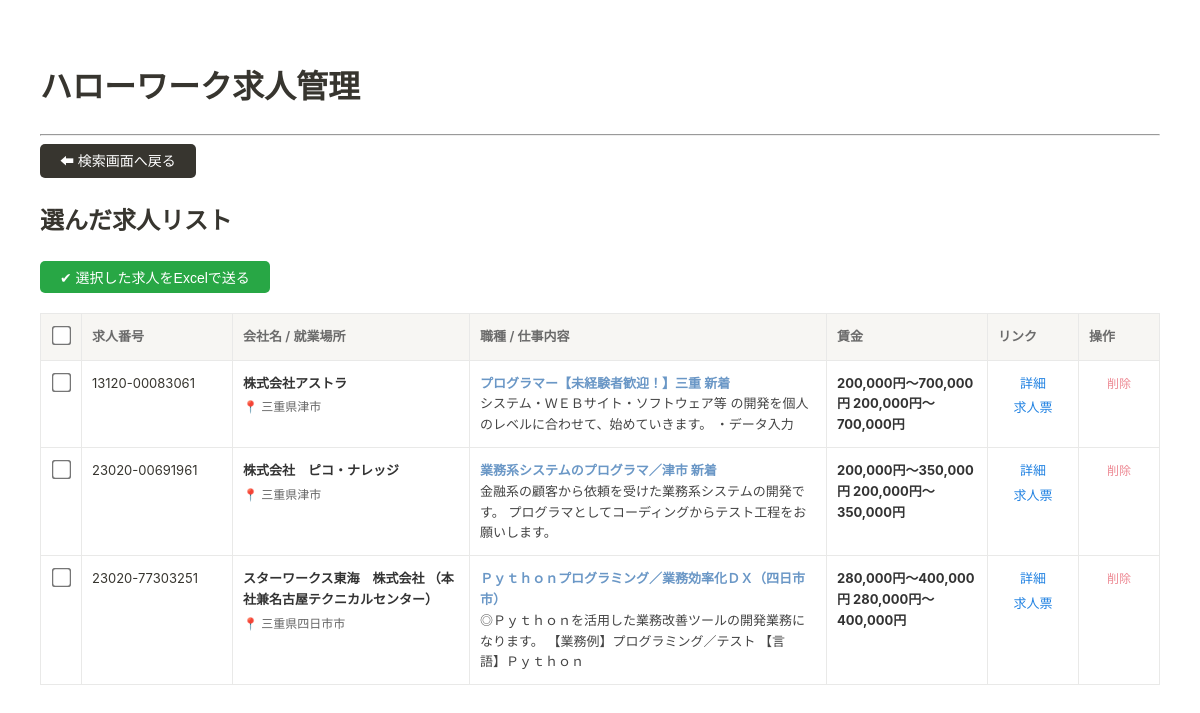
/list, run on an earlier commit of the app's database.
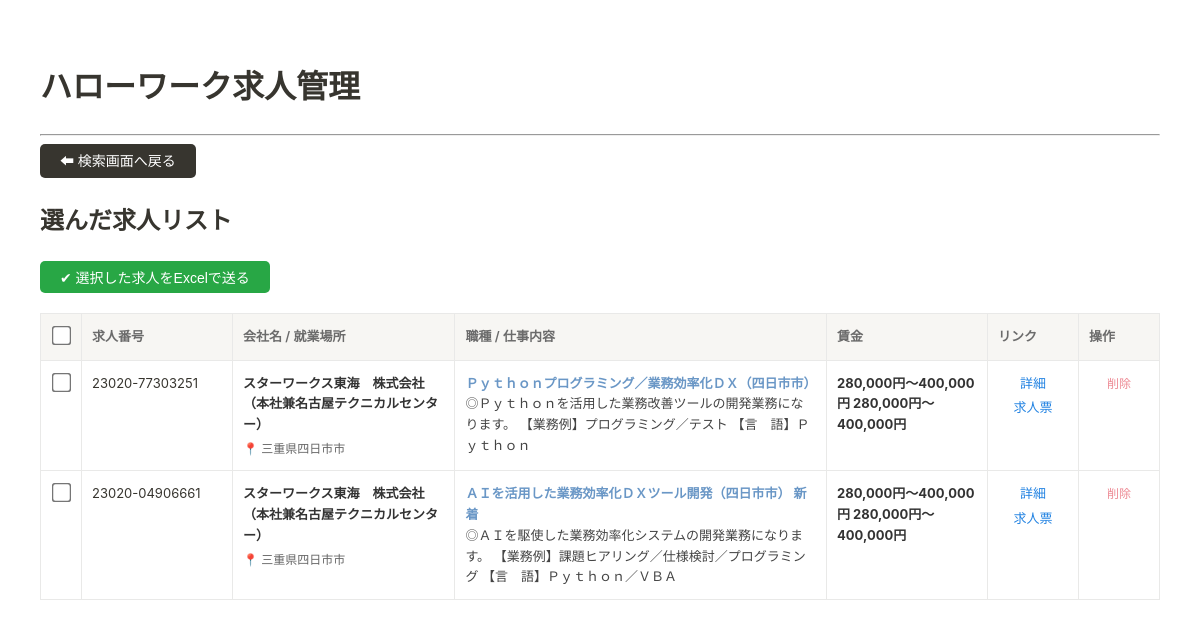
And on a later commit of the database.
### app.py (models this page shows)
class MyList(db.Model):
    __tablename__ = 'my_list'
    id = db.Column(db.Integer, primary_key=True)
    job_id = db.Column(db.Integer, unique=True)
    job_category = db.Column(db.Text); company_name = db.Column(db.Text)
    work_location = db.Column(db.Text); job_description = db.Column(db.Text)
    employment_type = db.Column(db.Text); salary = db.Column(db.Text)
    working_hours = db.Column(db.Text); holidays = db.Column(db.Text)
    age_limit = db.Column(db.Text); job_number = db.Column(db.Text)
    disclosure_scope = db.Column(db.Text); detail_url = db.Column(db.Text)
    pdf_url = db.Column(db.Text); reception_date = db.Column(db.Text); expiry_date = db.Column(db.Text)

### app.py (the view)
@app.route("/list")
def my_list_view():
    return render_template("list.html", saved_jobs=MyList.query.all())

### templates/list.html (shortened to what this page needs)
{% extends "base.html" %}
{% block content %}
<div class="action-bar">
    <a href="{{ url_for('index') }}" class="btn btn-search">⬅ 検索画面へ戻る</a>
</div>
<h2>選んだ求人リスト</h2>
<form action="{{ url_for('export_selected') }}" method="post" onsubmit="return validateForm()">
    <div class="action-bar"
        style="justify-content: space-between; display: flex; align-items: center; margin-bottom: 1rem;">
        <button type="submit" class="btn btn-search" style="background-color: #28a745;">✔ 選択した求人をExcelで送る</button>
    </div>
    <table class="job-table">
        <thead>
            <tr>
                <th class="col-check" style="text-align: center;">
                    <input type="checkbox" onclick="toggleAll(this)" style="transform: scale(1.5);">
                </th>
                <th class="col-date">求人番号</th>
                <th>会社名 / 就業場所</th>
                <th>職種 / 仕事内容</th>
                <th class="col-salary">賃金</th>
                <th class="col-link">リンク</th>
                <th class="col-add">操作</th>
            </tr>
        </thead>
        <tbody>
            {% for item in saved_jobs %}
            <tr>
                <td class="col-check" style="text-align: center;">
                    <input type="checkbox" name="selected_ids" value="{{ item.id }}" style="transform: scale(1.5);">
                </td>
                <td class="col-date">{{ item.job_number }}</td>
                <td>
                    <div class="company-name">{{ item.company_name }}</div>
                    <div class="location-text">📍 {{ item.work_location }}</div>
                </td>
                <td>
                    <div class="label-reception">{{ item.job_category }}</div>
                    <div class="description-truncate">{{ item.job_description }}</div>
                </td>
                <td class="col-salary">
                    <span class="company-name">{{ item.salary }}</span>
                </td>
                <td class="col-link">
                    <a href="{{ item.detail_url }}" target="_blank" class="link-item">詳細</a>
                    <a href="{{ item.pdf_url }}" target="_blank" class="link-item">求人票</a>
                </td>
                <td class="col-add">
                    <a href="{{ url_for('delete_item', item_id=item.id) }}" class="btn-delete-text"
                        onclick="return confirm('リストから削除しますか？')">削除</a>
                </td>
            </tr>
            {% endfor %}
        </tbody>
    </table>
</form>
{% endblock %}

### templates/base.html (shortened to what this page needs)
<!DOCTYPE html>
<html lang="ja">
<head>
    <link rel="stylesheet" href="{{ url_for('static', filename='css/style.css') }}">
</head>
<body>
    <header>
        <h1>ハローワーク求人管理</h1>
        <hr>
    </header>
    <main>
        {% block content %}{% endblock %}
    </main>
</body>
</html>

### static/css/style.css (style rules this page uses)
body { background-color: #ffffff; color: #37352f; font-family: -apple-system, BlinkMacSystemFont, "Segoe UI", Helvetica, Arial, sans-serif; padding: 40px; line-height: 1.6; margin: 0; }
.action-bar { display: flex; gap: 12px; margin-bottom: 24px; align-items: center; flex-wrap: wrap; }
.btn { padding: 8px 16px; text-decoration: none; border-radius: 5px; font-size: 14px; font-weight: 500; transition: opacity 0.2s; display: inline-block; border: none; cursor: pointer; }
.btn-search { background-color: #37352f; color: white; padding: 6px 20px; }
.job-table { width: 100%; border-collapse: collapse; margin-top: 20px; font-size: 13px; border: 1px solid #e9e9e8; }
.job-table th { background-color: #f7f6f3; color: #6b6b6b; font-weight: 600; text-align: left; padding: 12px 10px; border: 1px solid #e9e9e8; white-space: nowrap; }
.job-table td { padding: 12px 10px; border: 1px solid #e9e9e8; vertical-align: top; }
.col-date { width: 130px; }
.col-salary { width: 140px; }
.col-link { width: 70px; text-align: center; }
.col-add { width: 60px; text-align: center; }
.label-reception { color: #6a97c6; font-weight: bold; }
.company-name { font-weight: bold; color: #333; }
.location-text { color: #666; font-size: 12px; margin-top: 4px; }
.description-truncate { color: #444; overflow: hidden; display: -webkit-box; -webkit-line-clamp: 4; -webkit-box-orient: vertical; }
.link-item { color: #2383e2; text-decoration: none; display: block; margin-bottom: 4px; }
.btn-delete-text { color: #ed8a94; text-decoration: none; font-size: 12px; }

What changed in the data, as far as the page shows it:
removed MyList: job_number "13120-00083061", company_name "株式会社アストラ", work_location "三重県津市", job_category "プログラマー【未経験者歓迎！】三重 新着", job_description "システム・ＷＥＢサイト・ソフトウェア等 の開発を個人のレベルに合わせて、始めていきます。 ・データ入力", salary "200,000円〜700,000円 200,000円〜700,000円"
removed MyList: job_number "23020-00691961", company_name "株式会社 ピコ・ナレッジ", work_location "三重県津市", job_category "業務系システムのプログラマ／津市 新着", job_description "金融系の顧客から依頼を受けた業務系システムの開発です。 プログラマとしてコーディングからテスト工程をお願いします。", salary "200,000円〜350,000円 200,000円〜350,000円"
added MyList: job_number "23020-04906661", company_name "スターワークス東海 株式会社 （本社兼名古屋テクニカルセンター）", work_location "三重県四日市市", job_category "ＡＩを活用した業務効率化ＤＸツール開発（四日市市） 新着", job_description "◎ＡＩを駆使した業務効率化システムの開発業務になります。 【業務例】課題ヒアリング／仕様検討／プログラミング 【言 語】Ｐｙｔｈｏｎ／ＶＢＡ", salary "280,000円〜400,000円 280,000円〜400,000円"
